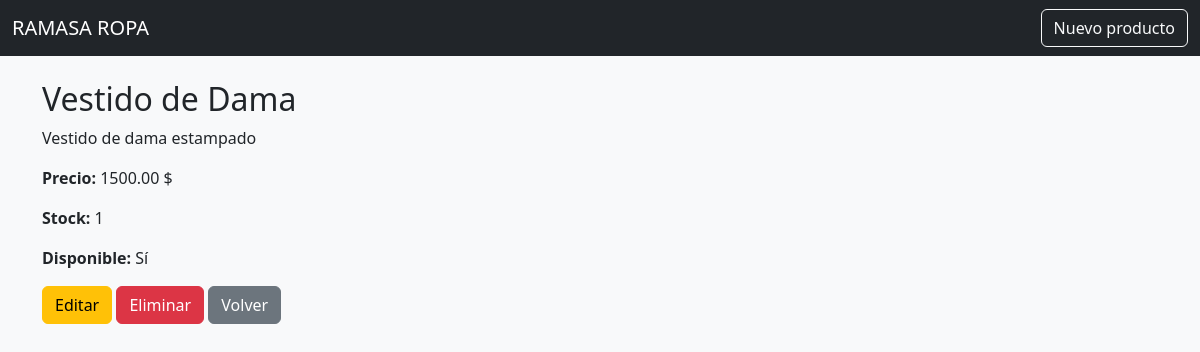
The app's page /productos/4/ with its own data.
### productos/models.py (models this page shows, shortened)
class Producto(models.Model):
    nombre = models.CharField(max_length=100)
    descripcion = models.TextField()
    precio = models.DecimalField(max_digits=10, decimal_places=2)
    stock = models.IntegerField()
    disponible = models.BooleanField(default=True)

### productos/views.py (the view)
# urls.py: path('<int:pk>/', ProductoDetailView.as_view(), name='producto_detail'),
class ProductoDetailView(DetailView):
    model = Producto
    template_name = 'productos/producto_detail.html'

### productos/templates/productos/producto_detail.html (shortened to what this page needs)
{% extends 'productos/base.html' %}
{% block content %}
<h2>{{ object.nombre }}</h2>
<p>{{ object.descripcion }}</p>
<p><strong>Precio:</strong> {{ object.precio }} $</p>
<p><strong>Stock:</strong> {{ object.stock }}</p>
<p><strong>Disponible:</strong> {{ object.disponible|yesno:"Sí,No" }}</p>
<div class="mt-3">
    <a class="btn btn-warning" href="{% url 'producto_update' object.pk %}">Editar</a>
    <a class="btn btn-danger" href="{% url 'producto_delete' object.pk %}">Eliminar</a>
    <a class="btn btn-secondary" href="{% url 'producto_list' %}">Volver</a>
</div>
{% endblock %}

### records on screen
Producto: nombre "Vestido de Dama", descripcion "Vestido de dama estampado", precio "1500.00", stock "1", disponible "Sí"
